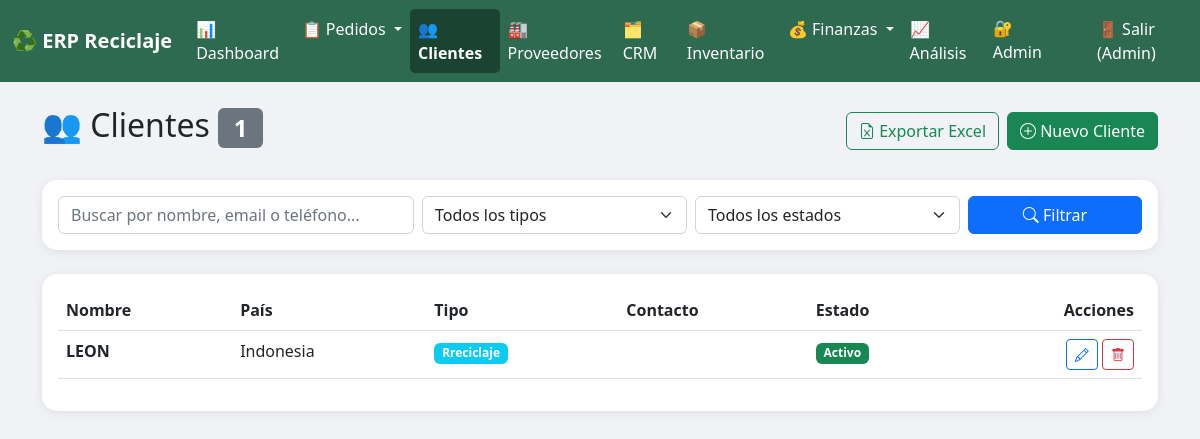
The app's page /clientes/ (signed in) with its own data.
### clientes/models.py (models this page shows, shortened)
class Cliente(models.Model):
    TIPO_CLIENTE = [
        ('RECICLAJE', 'Rreciclaje'),
        ('SERVICIOS', 'Servicios (parking, alquiler...)'),
    ]
    ESTADO_CHOICES = [
        ('ACTIVO', 'Activo'),
        ('SEGUIMIENTO', 'En seguimiento'),
        ('EN_PAUSA', 'En pausa'),
        ('DESCARTADO', 'Descartado'),
    ]
    nombre = models.CharField(max_length=200)
    nif = models.CharField(max_length=20, blank=True)
    pais = models.CharField(max_length=100, default='España')
    direccion = models.CharField(max_length=300, blank=True)
    email = models.EmailField(blank=True)
    telefono = models.CharField(max_length=50, blank=True)
    tipo = models.CharField(max_length=20, choices=TIPO_CLIENTE, default='RECICLAJE')
    estado = models.CharField(max_length=20, choices=ESTADO_CHOICES, default='ACTIVO')
    notas = models.TextField(blank=True)
    fecha_registro = models.DateTimeField(auto_now_add=True)
    codigo_nima = models.CharField(max_length=50, blank=True,verbose_name="Código NIMA")
    numero_gestor = models.CharField(max_length=50, blank=True,verbose_name="Nº Gestor de Residuos")
    class Meta:
        verbose_name = "Cliente"
        verbose_name_plural = "Clientes"
        ordering = ['nombre']

### clientes/views.py (the view)
# urls.py: path('', views.lista_clientes, name='lista_clientes'),
@login_required
def lista_clientes(request):
    clientes = Cliente.objects.all().order_by('nombre')
    busqueda = request.GET.get('q', '')
    if busqueda:
        clientes = clientes.filter(
            Q(nombre__icontains=busqueda) |
            Q(email__icontains=busqueda) |
            Q(telefono__icontains=busqueda)
        )
    tipo = request.GET.get('tipo', '')
    if tipo:
        clientes = clientes.filter(tipo=tipo)
    estado = request.GET.get('estado', '')
    if estado:
        clientes = clientes.filter(estado=estado)
    pais = request.GET.get('pais', '')
    if pais:
        clientes = clientes.filter(pais__icontains=pais)
    context = {
        'clientes': clientes,
        'total': clientes.count(),
        'tipos': Cliente.TIPO_CLIENTE,
        'estados': Cliente.ESTADO_CHOICES,
        'busqueda': busqueda,
        'tipo_filtro': tipo,
        'estado_filtro': estado,
        'pais_filtro': pais,
    }
    return render(request, 'clientes/lista.html', context)

### clientes/templates/clientes/lista.html (shortened to what this page needs)
{% extends 'base.html' %}
{% block content %}
<div class="d-flex justify-content-between align-items-center mb-4">
    <h2>👥 Clientes <span class="badge bg-secondary">{{ total }}</span></h2>
    <div class="d-flex gap-2">
        <a href="{% url 'exportar_clientes_excel' %}" class="btn btn-outline-success">
            <i class="bi bi-file-earmark-excel"></i> Exportar Excel
        </a>
        <a href="{% url 'nuevo_cliente' %}" class="btn btn-success">
            <i class="bi bi-plus-circle"></i> Nuevo Cliente
        </a>
    </div>
</div>
<div class="card card-custom mb-4">
    <div class="card-body">
        <form method="GET" class="row g-2">
            <div class="col-md-4">
                <input type="text" name="q" class="form-control"
                       placeholder="Buscar por nombre, email o teléfono..."
                       value="{{ busqueda }}">
            </div>
            <div class="col-md-3">
                <select name="tipo" class="form-select">
                    <option value="">Todos los tipos</option>
                </select>
            </div>
            <div class="col-md-3">
                <select name="estado" class="form-select">
                    <option value="">Todos los estados</option>
                </select>
            </div>
            <div class="col-md-2">
                <button type="submit" class="btn btn-primary w-100">
                    <i class="bi bi-search"></i> Filtrar
                </button>
            </div>
        </form>
    </div>
</div>
<div class="card card-custom">
    <div class="card-body">
        {% if clientes %}
        <div class="table-responsive">
            <table class="table table-hover">
                <thead>
                    <tr>
                        <th>Nombre</th>
                        <th>País</th>
                        <th>Tipo</th>
                        <th>Contacto</th>
                        <th>Estado</th>
                        <th class="text-end">Acciones</th>
                    </tr>
                </thead>
                <tbody>
                    {% for c in clientes %}
                    <tr>
                        <td><strong>{{ c.nombre }}</strong></td>
                        <td>{{ c.pais }}</td>
                        <td>
                            <span class="badge bg-info">{{ c.get_tipo_display }}</span>
                        </td>
                        <td>
                        </td>
                        <td>
                            {% if c.estado == 'ACTIVO' %}
                            <span class="badge bg-success">Activo</span>
                            {% elif c.estado == 'SEGUIMIENTO' %}
                            <span class="badge bg-warning text-dark">Seguimiento</span>
                            {% elif c.estado == 'EN_PAUSA' %}
                            <span class="badge bg-secondary">En pausa</span>
                            {% else %}
                            <span class="badge bg-danger">Descartado</span>
                            {% endif %}
                        </td>
                        <td class="text-end">
                            <a href="{% url 'editar_cliente' c.id %}" class="btn btn-sm btn-outline-primary">
                                <i class="bi bi-pencil"></i>
                            </a>
                            <a href="{% url 'confirmar_eliminar_cliente' c.id %}" class="btn btn-sm btn-outline-danger">
                                <i class="bi bi-trash"></i>
                            </a>
                        </td>
                    </tr>
                    {% endfor %}
                </tbody>
            </table>
        </div>
        {% endif %}
    </div>
</div>
{% endblock %}

### templates/base.html (shortened to what this page needs)
<!DOCTYPE html>
<html lang="es">
<head>
    <link href="/static/css/bootstrap.min.css" rel="stylesheet">
    <link href="/static/css/bootstrap-icons.css" rel="stylesheet">
</head>
<body>
    <nav class="navbar navbar-expand-lg navbar-custom">
        <div class="container-fluid">
            <a class="navbar-brand text-white fw-bold" href="/">♻️ ERP Reciclaje</a>
            <div class="collapse navbar-collapse" id="menuPrincipal">
                <ul class="navbar-nav me-auto">
                    <li class="nav-item">
                        <a class="nav-link {% if request.path == '/' %}active{% endif %}" href="/">📊 Dashboard</a>
                    </li>
                    <li class="nav-item dropdown">
                        <a class="nav-link dropdown-toggle {% if '/pedidos/' in request.path %}active{% endif %}" href="#" data-bs-toggle="dropdown">
                            📋 Pedidos
                        </a>
                    </li>
                    <li class="nav-item">
                        <a class="nav-link {% if '/clientes/' in request.path %}active{% endif %}" href="/clientes/">👥 Clientes</a>
                    </li>
                    <li class="nav-item">
                        <a class="nav-link {% if '/proveedores/' in request.path %}active{% endif %}" href="{% url 'lista_proveedores' %}">🏭 Proveedores</a>
                    </li>
                    <li class="nav-item">
                        <a class="nav-link {% if '/crm/' in request.path %}active{% endif %}" href="/crm/">🗂️ CRM</a>
                    </li>
                    <li class="nav-item">
                        <a class="nav-link {% if '/inventario/' in request.path %}active{% endif %}" href="/inventario/">📦 Inventario</a>
                    </li>
                    <li class="nav-item dropdown">
                        <a class="nav-link dropdown-toggle {% if '/finanzas/' in request.path %}active{% endif %}" href="#" data-bs-toggle="dropdown">
                            💰 Finanzas
                        </a>
                    </li>
                    <li class="nav-item">
                        <a class="nav-link {% if '/analisis/' in request.path %}active{% endif %}" href="/analisis/">📈 Análisis</a>
                    </li>
                </ul>
                <ul class="navbar-nav">
                    <li class="nav-item">
                        <a class="nav-link" href="/admin/" target="_blank">🔐 Admin</a>
                    </li>
                    {% if user.is_authenticated %}
                    <li class="nav-item">
                        <form method="POST" action="{% url 'logout' %}" style="display:inline;">
                            <button type="submit" class="nav-link btn btn-link" style="color: white; text-decoration: none;">
                                🚪 Salir ({{ user.username }})
                            </button>
                        </form>
                    </li>
                    {% endif %}
                </ul>
            </div>
        </div>
    </nav>
    <div class="container mt-4 mb-5">
        {% block content %}{% endblock %}
    </div>
</body>
</html>

### templates/base.html (style rules this page uses)
body { background: #f0f2f5; }
.navbar-custom { background: #2d6a4f; }
.navbar-custom .nav-link { color: white !important; }
.navbar-custom .nav-link.active { background: #1b4332; border-radius: 5px; font-weight: bold; }
.card-custom { border-radius: 15px; box-shadow: 0 2px 10px rgba(0,0,0,0.08); border: none; }

### records on screen
Cliente: nombre "LEON", pais "Indonesia", tipo "Rreciclaje", estado "Activo"

### other values on screen
{{ user.username }} "Admin"
{{ total }} "1"
